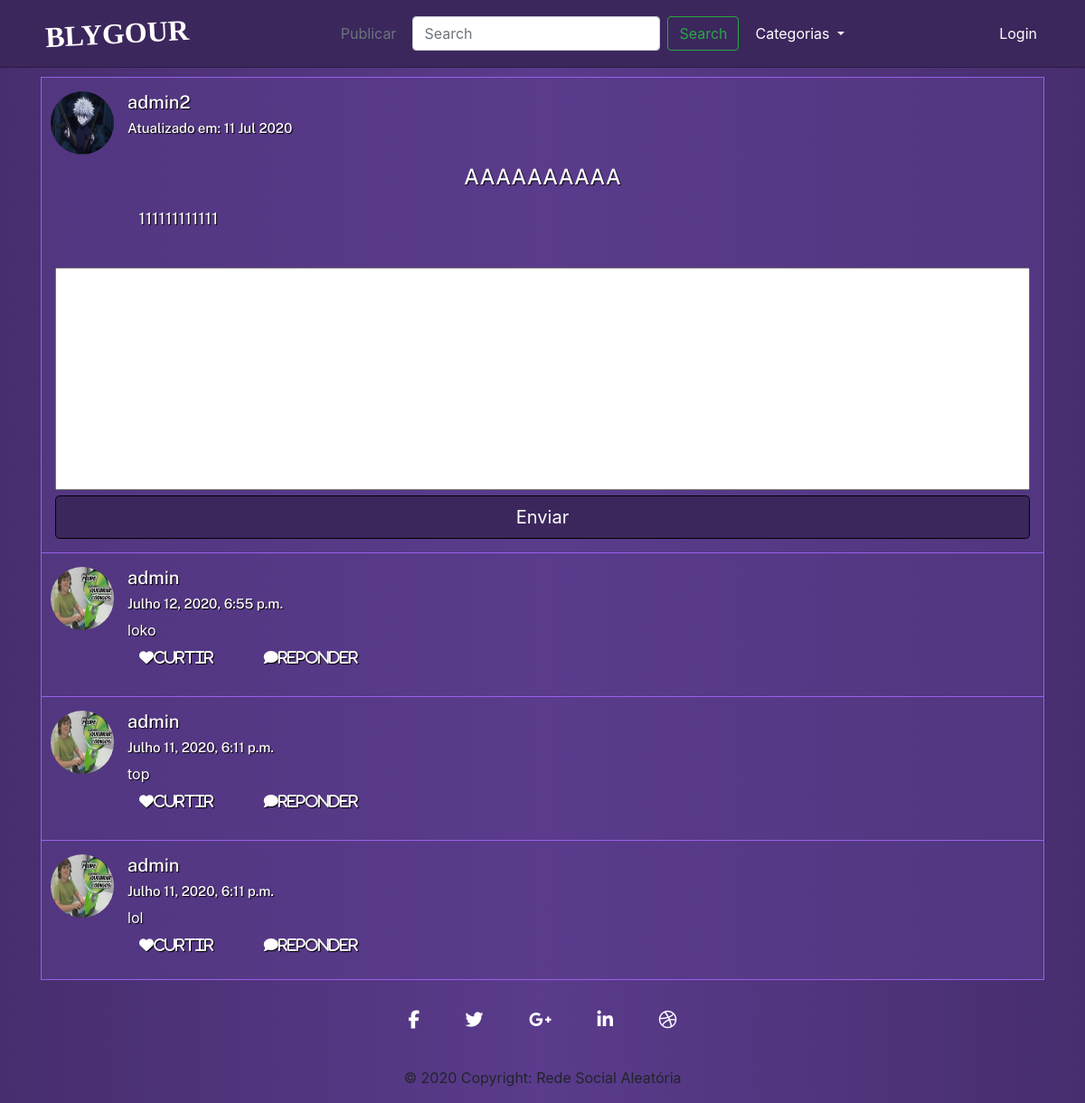
Before: /19 with the older database file.
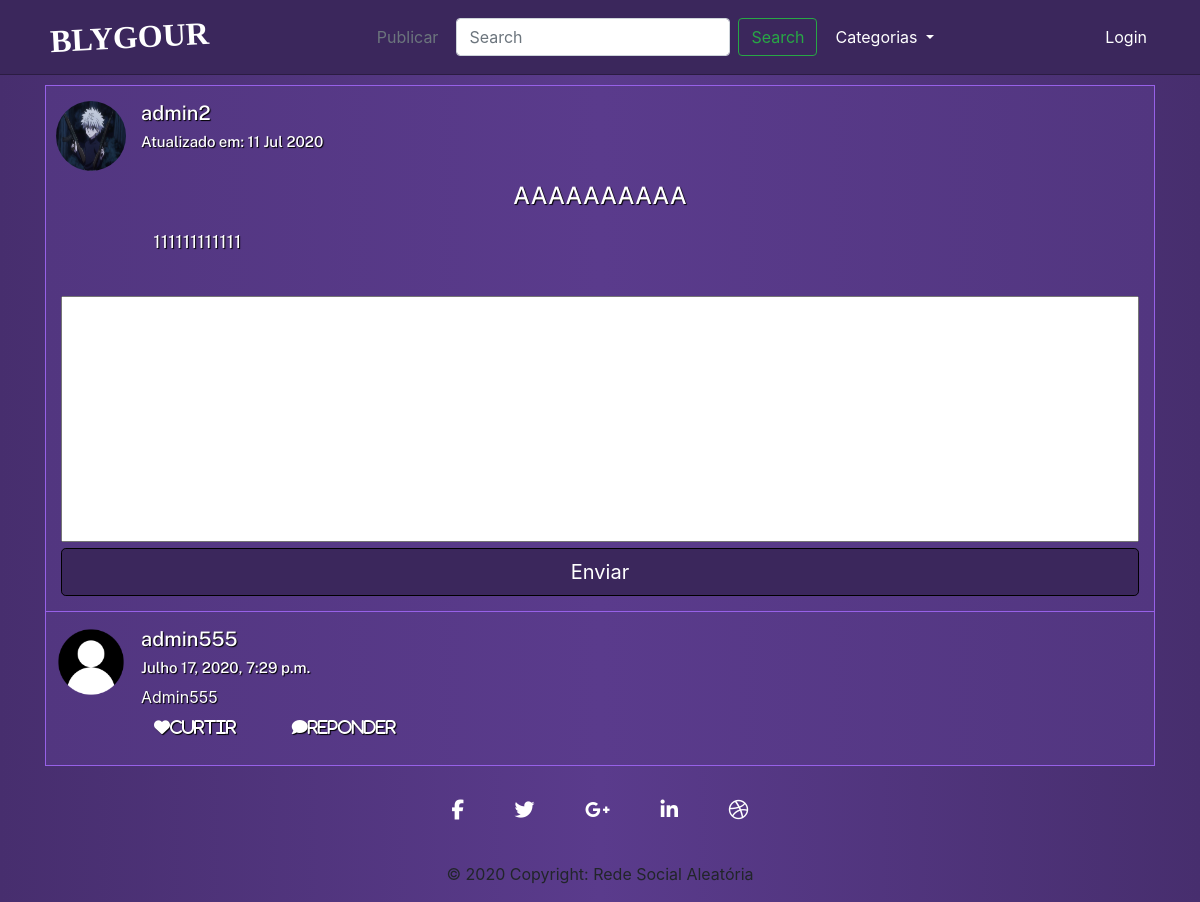
After: the same page with the newer database file.
### posts/models.py (models this page shows, shortened)
class Post(models.Model):
    title = models.CharField('Título', max_length=100)
    text = models.TextField('Texto da Postagem')
    user = models.ForeignKey(get_user_model(), on_delete=models.CASCADE, null=True, blank=True)
    image = models.ImageField(upload_to = get_file_path, verbose_name='Imagem', null=True, blank=True)
    created_at = models.DateTimeField('Criado em :', auto_now_add = True)
    updated_at = models.DateTimeField('Modificado em :', auto_now = True)
    class Meta:
        verbose_name = 'Postagem'
        verbose_name_plural = 'Postagens'
        ordering = ['text']

class Comments(models.Model):
    user = models.ForeignKey(get_user_model(), verbose_name='Usuário', on_delete=models.CASCADE)
    post = models.ForeignKey(Post, verbose_name='Post', on_delete=models.CASCADE)
    comment = models.TextField('Texto da Postagem')
    created_at = models.DateTimeField('Criado em :', auto_now_add = True)
    updated_at = models.DateTimeField('Modificado em :', auto_now = True)
    class Meta:
        verbose_name = 'Comentário'
        verbose_name_plural = 'Comentários'
        ordering = ['created_at']

### users/models.py (models this page shows, shortened)
class User(AbstractUser, PermissionsMixin):
    username = models.CharField('Nome do usuário', max_length=30, unique=True)
    email = models.EmailField('Email', unique=True)
    profile_picture = models.ImageField(upload_to = get_file_path, verbose_name='Imagem', null=True, blank=True)
    is_active = models.BooleanField('Está Ativo?', blank=True, default=True)
    is_staff = models.BooleanField('É da equipe?', blank=True, default=False)
    is_superuser = models.BooleanField('É super Usuário?', blank=True, default=False)
    date_joined = models.DateField('Data de Entrada', auto_now_add=True)
    first_name = None
    last_name = None
    objects = UserManager()
    USERNAME_FIELD = 'username'
    REQUIRED_FIELDS = ['email']
    def __str__(self):
        return self.username
    class Meta:
        verbose_name = 'Usuário'
        verbose_name_plural = 'Usuários'

### posts/views.py (the view)
# urls.py: path('<int:id>', views.viewPost, name='posts-view'),
def viewPost(request, id):
    post = get_object_or_404(Post, pk=id)
    comments = Comments.objects.all().order_by('-created_at').filter(post = post)
    if request.method == 'POST':
        form = CommentsForm(request.POST or None)
        if form.is_valid():
            comment = form.save(commit = False)
            comment.user = request.user
            comment.post = post
            comment.save()
            messages.success(request, 'Comentário enviado com Sucesso')
            return redirect('posts:posts-view', id=post.id)
    else:
        form = CommentsForm(request.POST)
        context = {
            'post': post,
            'comments': comments,
            'form': form,
        }
        return render(request, 'posts/details.html', context)

### posts/forms.py
class CommentsForm(forms.ModelForm):
    widgets = {
            'text': forms.Textarea(attrs={
                'class': 'form-control',
                'placeholder': 'Digite aqui o seu comentário',
            }),
        }
    class Meta:
        model = Comments
        fields = ('comment',)

### posts/templates/posts/details.html (shortened to what this page needs)
{% extends 'posts/index.html' %}
{% load static %}
{% load crispy_forms_tags %}
{% block content %}
    <div class="container view-posts">
        {% block user_informations %}
            {{ block.super }}
        {% endblock user_informations %}
        <div class="row title">
            <div class="col-1"></div>
            <div class="col-10">
                <h2>{{ post.title|upper }}</h2>
            </div>
            <div class="col-1"></div>
        </div>
        <div class="row post">
            <div class="col-1"></div>
            <div class="col-10">
                {{ post.text|linebreaks}}
            </div>
        </div>
        <div class="row">
            <div class="col-12">
                <form method="POST" enctype="multipart/form-data">
                    <div class="field">
                        {{ form.comment }}
                    </div>
                    <input type="submit" class="btn btn-lg btn-block" value="Enviar">
                </form>
            </div>
        </div>
        {% for comment in comments %}
            <div class="row user comments">
                <div>
                    {% if comment.user.profile_picture %}
                        <img class='user-picture' src="/media/{{ comment.user.profile_picture }}" alt="Profile Picture {{ post.user }}">
                    {% else %}
                        <img class='user-picture' src="/media/profiles/avatar.png" alt="Default profile picture">
                    {% endif %}
                </div>
                <div class="col">
                    <h5>
                        <a href="{% url 'posts:profile_user' comment.user.username %}" class='user'>{{ comment.user }}</a>
                    </h5>
                    <h6 class="data-update">{{ comment.updated_at }}</h6>
                    {{ comment.comment }}
                    <h5>
                        <a class="btn" id="answer-button">
                            <i class="fas fa-heart">Curtir</i>
                        </a>
                        <a class="btn" id="answer-button" onclick="AparecerResposta('{{ comment.id }}')">
                            <i class="fas fa-comment">Reponder</i>
                        </a>
                    </h5>
                </div>
            </div>
        {% endfor %}
    </div>
{% endblock content %}

### posts/templates/posts/index.html (shortened to what this page needs)
{% extends 'base.html' %}
{% load static %}
{% block styles %}
    <link rel="stylesheet" href="{% static 'css/add-post.css' %}">
    <link rel="stylesheet" href="{% static 'css/index.css' %}">
{% endblock styles %}
{% block content %}
    {% for post in posts %}
            {% block user_informations %}
                <div class="row user">
                    <div>
                        <a href="{% url 'posts:profile_user' post.user.username %}" class='user'>
                            {% if post.user.profile_picture %}
                                <img class='user-picture' src="/media/{{ post.user.profile_picture }}" alt="Profile Picture {{ post.user }}">
                            {% else %}
                                <img class='user-picture' src="/media/profiles/avatar.png" alt="Default profile picture">
                            {% endif %}
                        </a>
                    </div>
                    <div class="col">
                        <h5>
                            <a href="{% url 'posts:profile_user' post.user.username %}" class='user'>{{ post.user }}</a>
                        </h5>
                        <h6 class="data-update">Atualizado em:
                            {{ post.updated_at|date:"d M Y" }}</h6>
                    </div>
                </div>
            {% endblock user_informations %}
    {% endfor %}
{% endblock content %}

### posts/templates/base.html (shortened to what this page needs)
{% load static %}
<!DOCTYPE html>
<html lang="pt_br">
    <head>
        <link rel="stylesheet" href="https://stackpath.bootstrapcdn.com/bootstrap/4.5.0/css/bootstrap.min.css">
        <link rel="stylesheet" href="{% static 'css/style.css' %}">
        {% block styles %}{% endblock styles %}
        <link rel="stylesheet" href="{% static 'css/responsive.css' %}">
    </head>
    <body>
        <nav class="navbar navbar-expand-lg">
            <div class="container">
                <a class="navbar-brand" href="{% url 'posts:posts-list' %}">BLYGOUR</a>
                <div class="collapse navbar-collapse" id="navbarSupportedContent">
                    <ul class="navbar-nav mr-auto">
                        {% if user.is_authenticated%}
                            <li class="nav-item">
                                <a class="nav-link" href="{% url 'posts:add-post' %}">Publicar</a>
                            </li>
                        {% else %}
                            <li class="nav-item">
                                <a class="nav-link disabled" href="#" tabindex="-1" aria-disabled="true">Publicar</a>
                            </li>
                        {% endif %}
                        <form class="form-inline my-2 my-lg-0">
                            <input class="form-control mr-sm-2" type="search" placeholder="Search" aria-label="Search">
                            <button class="btn btn-outline-success my-2 my-sm-0" type="submit">Search</button>
                        </form>
                        <li class="nav-item dropdown">
                            <a class="nav-link dropdown-toggle" href="#" id="navbarDropdown" role="button" data-toggle="dropdown" aria-haspopup="true" aria-expanded="false">
                                Categorias
                            </a>
                        </li>
                    </ul>
                    <ul class="navbar-nav">
                        {% if user.is_authenticated%}
                            <li class="nav-item dropdown">
                                <a class="nav-link dropdown-toggle" href="#" id="navbarDropdown" role="button" data-toggle="dropdown" aria-haspopup="true" aria-expanded="false">
                                    {% if user.profile_picture %}
                                        <img class='user-picture' src="/media/{{ request.user.profile_picture }}" alt="Profile Picture {{ request.user }}">
                                        <span class="dropdown-perfil">{{ request.user }}</span>
                                    {% else %}
                                        <img class='user-picture' src="/media/profiles/avatar.png" alt="Default profile picture">
                                        <span class="dropdown-perfil">{{ request.user }}</span>
                                    {% endif %}
                                </a>
                                <div class="dropdown-menu user" aria-labelledby="navbarDropdown">
                                    <a class="dropdown-item" href="{% url 'posts:profile_user' user.username %}">Meu Perfil</a>
                                    <a class="dropdown-item" href="{% url 'users:edit_account' %}">Configurações</a>
                                    <div class="dropdown-divider"></div>
                                    <a class="dropdown-item" href="{% url 'logout' %}">Sair</a>
                                </div>
                            </li>
                        {% else %}
                            <li class="nav-item">
                                <a class="nav-link" href="{% url 'login' %}">Login</a>
                            </li>
                        {% endif %}
                    </ul>
                </div>
            </div>
        </nav>
        <div class="container conteudo">
            {% block content %}{% endblock content %}
        </div>
        <footer class="page-footer font-small special-color-dark pt-4">
            <div class="container">
                <ul class="list-unstyled list-inline text-center">
                    <li class="list-inline-item">
                        <a class="btn-floating btn-fb mx-1 fa-lg" href='#'>
                            <i class="fab fa-facebook-f"></i>
                        </a>
                    </li>
                    <li class="list-inline-item">
                        <a class="btn-floating btn-tw mx-1 fa-lg" href='#'>
                            <i class="fab fa-twitter"></i>
                        </a>
                    </li>
                    <li class="list-inline-item">
                        <a class="btn-floating btn-gplus mx-1 fa-lg" href='#'>
                            <i class="fab fa-google-plus-g"></i>
                        </a>
                    </li>
                    <li class="list-inline-item">
                        <a class="btn-floating btn-li mx-1 fa-lg" href='#'>
                            <i class="fab fa-linkedin-in"></i>
                        </a>
                    </li>
                    <li class="list-inline-item">
                        <a class="btn-floating btn-dribbble mx-1 fa-lg" href='#'>
                            <i class="fab fa-dribbble"></i>
                        </a>
                    </li>
                </ul>
            </div>
            <div class="footer-copyright text-center py-3">© 2020 Copyright:
                <a>
                    Rede Social Aleatória</a>
            </div>
        </footer>
    </body>
</html>

### posts/static/css/style.css (style rules this page uses)
:root { --roxo-principal: #3B275C; --roxo-escuro: #241838; --roxo-claro: #5A3B8C; }
body { background-image: linear-gradient(to right, #472E6E, #5A3B8C, #472E6E); }
h1, h2, h3, h4, h5, h6, p { color: white; font-family: 'Public Sans', sans-serif; }
a, a:hover { text-decoration: none; }
.navbar.navbar-expand-lg { background-color: var(--roxo-principal); border-bottom: 1px solid #2B1C42; }
.navbar-nav.mr-auto li, .navbar-nav.mr-auto form { margin: 5px; }
.navbar.navbar-expand-lg .navbar-brand { font-family: Georgia, 'Times New Roman', Times, serif; transform: rotate(-3deg); padding: 0; font-size: 32px; font-weight: bold; padding: 5px; }
.navbar-brand { margin-right: 150px; }
.navbar a { color: white; }
.conteudo { margin-top: 10px; }
.conteudo .view-posts { background-image: linear-gradient(to right, #523680, #5A3B8C, #523680); }
.list-inline-item a { padding: 5px; transition: 0.8s ease; border-radius: 8px; }
.list-inline-item i { color: white; margin: 10px; -webkit-transition: 0.5s ease-in; -moz-transition: 0.5s ease-in; -o-transition: 0.5s ease-in; transition: 0.5s ease-in; }

### posts/static/css/add-post.css (style rules this page uses)
textarea { margin-top: 15px; resize: none; }
input[type='submit'] { background-color: var(--roxo-principal); border: 1px solid black; color: white; }

### posts/static/css/index.css (style rules this page uses)
h1, h2, h3, h4, h5, h6, p { text-shadow: 1px 1px 1px black; }
.view-posts { border: 1px solid #9761E8; margin-top: 5px; }
.row.user { margin-bottom: 10px; margin-top: 15px; }
.row.user img.user-picture { height: 70px; width: 70px; border-radius: 50vh; margin-left: 10px; }
a.user { color: white; }
.data-update { font-size: 15px; }
.row.user.comments { border-top: 1px solid #9761E8; padding-top: 15px; color: white; text-shadow: 1px 1px 1px black; }
.comments-actions i, .comments i { justify-content: center; margin-right: 25px; }
.view-posts .title h2 { text-align: center; font-size: max(24px, 1vw); overflow-wrap: break-word; }
.view-posts .post { margin-bottom: 10px; margin-top: 10px; box-shadow: none; }
.view-posts .post p { font-size: max(18px, 0.8vw); overflow-wrap: break-word; }
textarea { width: 100%; }

Changed rows visible on the page:
removed Comments: user.profile_picture (picture), user "admin", updated_at "Julho 12, 2020, 6:55 p.m.", comment "loko"
removed Comments: user.profile_picture (picture), user "admin", updated_at "Julho 11, 2020, 6:11 p.m.", comment "top"
removed Comments: user.profile_picture (picture), user "admin", updated_at "Julho 11, 2020, 6:11 p.m.", comment "lol"
added Comments: user "admin555", updated_at "Julho 17, 2020, 7:29 p.m.", comment "Admin555"
